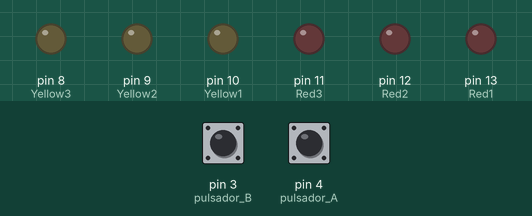
Simulated run of this sketch. Board: Arduino Uno, built with avr-gcc and run on an emulated ATmega328P. On the bench: output pins drawn as LEDs (lit = HIGH). The test bench sets the inputs (shaded band); at power-on: pin 3 (pulsador_B) LOW, pin 4 (pulsador_A) LOW. What the sketch prints to the serial monitor is not drawn.

Above: at 1.2 s.
1.3 s: pin 3 (pulsador_B) pulled HIGH for 0.15 s
At 2.3 s:
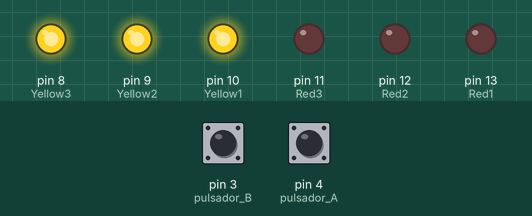
2.9 s: pin 4 (pulsador_A) pulled HIGH for 0.15 s
At 3.5 s:
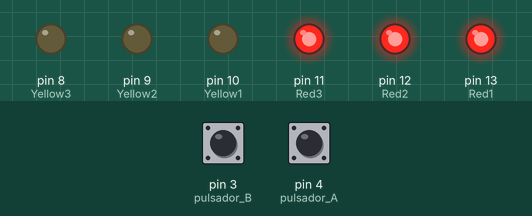
4.5 s: pin 3 (pulsador_B) pulled HIGH for 1 s
At 5.9 s:
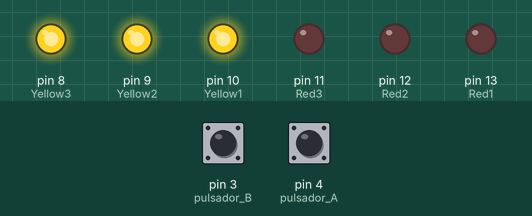
7.0 s: pin 4 (pulsador_A) pulled HIGH for 1 s
At 7.8 s:
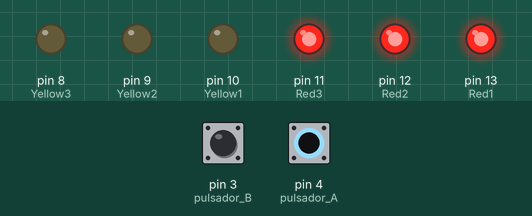
9.5 s: pin 3 (pulsador_B) driven HIGH and pin 4 (pulsador_A) driven HIGH
12.5 s: pin 3 (pulsador_B) driven LOW
Timing chart, 0 to 15.0 s (numbered marks = the images above; inputs shaded):
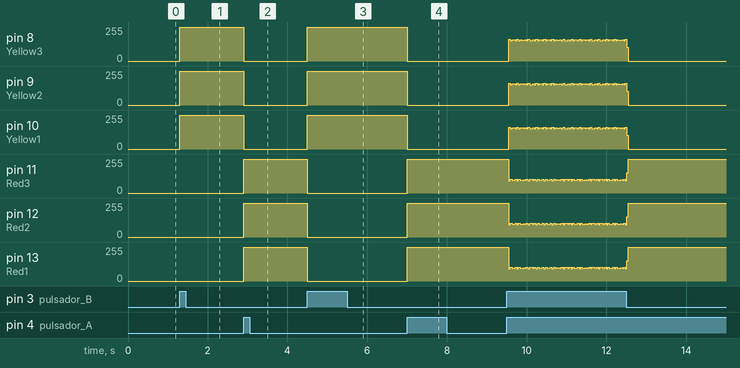

Measured:
- after the input at 1.3 s, pin 8 (Yellow3), pin 9 (Yellow2), pin 10 (Yellow1): 0/255 → 255/255 at once
- after the input at 2.9 s, pin 8 (Yellow3), pin 9 (Yellow2), pin 10 (Yellow1): 255/255 → 0/255 at once; pin 11 (Red3), pin 12 (Red2), pin 13 (Red1): 0/255 → 255/255 at once
- after the input at 4.5 s, pin 8 (Yellow3), pin 9 (Yellow2), pin 10 (Yellow1): 0/255 → 255/255 at once; pin 11 (Red3), pin 12 (Red2), pin 13 (Red1): 255/255 → 0/255 at once
- after the input at 7.0 s, pin 8 (Yellow3), pin 9 (Yellow2), pin 10 (Yellow1): 255/255 → 0/255 at once; pin 11 (Red3), pin 12 (Red2), pin 13 (Red1): 0/255 → 255/255 at once

The sketch:

Algoritmos1.ino
```cpp
void setup() {
  // put your setup code here, to run once:
Serial.begin(115200);
pinMode(4,INPUT); //pulsador A
pinMode(3,INPUT); //pulsador B

pinMode(13,OUTPUT); //Red1
pinMode(12,OUTPUT); //Red2
pinMode(11,OUTPUT); //Red3

pinMode(10,OUTPUT); //Yellow1
pinMode(9,OUTPUT); //Yellow2
pinMode(8,OUTPUT); //Yellow3
}

void loop() {
  // put your main code here, to run repeatedly:
if (digitalRead(4)==1){
  contarA();
}
if (digitalRead(3)==1){

contarB();
}
Serial.println ("...Esperando");
}
void contarA(){
  for (int i = 0 ; i<8;i++){
    Serial.println(i);
    digitalWrite (13,1);//ON R1
    digitalWrite (12,1);//ON R2
    digitalWrite (11,1);//ON R3
    digitalWrite (10,0);//off Y1
    digitalWrite (9,0);//off Y2
    digitalWrite (8,0);//off Y3
  }
}
void contarB(){
    for (int i = 7 ; i>=0;i--){
    Serial.println(i);
    digitalWrite (13,0);//ON R1
    digitalWrite (12,0);//ON R2
    digitalWrite (11,0);//ON R3
    digitalWrite (10,1);//off Y1
    digitalWrite (9,1);//off Y2
    digitalWrite (8,1);//off Y3
  }
}
```
